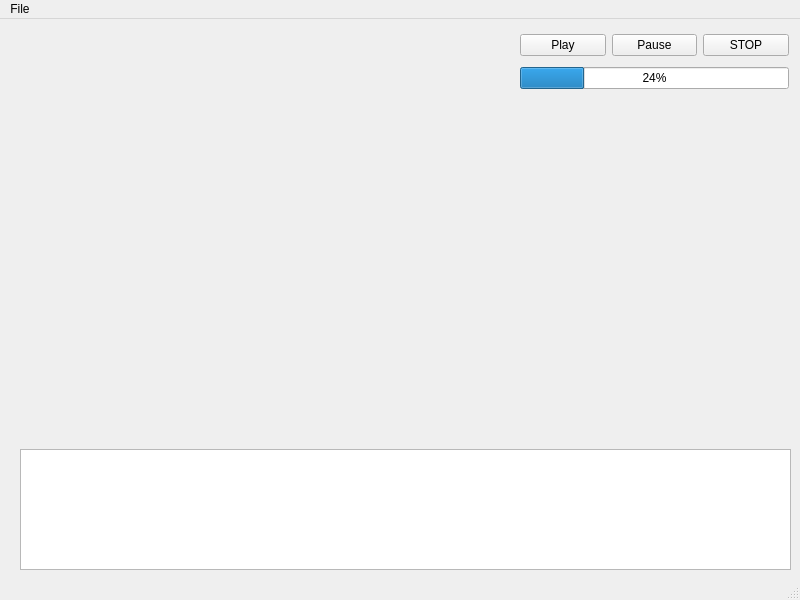
<?xml version="1.0" encoding="UTF-8"?>
<ui version="4.0">
 <class>TBDriveClient</class>
 <widget class="QMainWindow" name="TBDriveClient">
  <property name="geometry">
   <rect>
    <x>0</x>
    <y>0</y>
    <width>800</width>
    <height>600</height>
   </rect>
  </property>
  <property name="windowTitle">
   <string>MainWindow</string>
  </property>
  <widget class="QWidget" name="centralwidget">
   <widget class="QTextEdit" name="textEdit">
    <property name="geometry">
     <rect>
      <x>20</x>
      <y>430</y>
      <width>771</width>
      <height>121</height>
     </rect>
    </property>
   </widget>
   <widget class="QWidget" name="">
    <property name="geometry">
     <rect>
      <x>520</x>
      <y>10</y>
      <width>269</width>
      <height>67</height>
     </rect>
    </property>
    <layout class="QGridLayout" name="gridLayout">
     <item row="0" column="0">
      <widget class="QPushButton" name="PlayButton">
       <property name="text">
        <string>Play</string>
       </property>
       <property name="icon">
        <iconset>
         <normaloff>play_button.png</normaloff>play_button.png</iconset>
       </property>
      </widget>
     </item>
     <item row="0" column="1">
      <widget class="QPushButton" name="PauseButton">
       <property name="text">
        <string>Pause</string>
       </property>
       <property name="icon">
        <iconset>
         <normaloff>pause_button.png</normaloff>pause_button.png</iconset>
       </property>
      </widget>
     </item>
     <item row="0" column="2">
      <widget class="QPushButton" name="StopButton">
       <property name="text">
        <string>STOP</string>
       </property>
       <property name="icon">
        <iconset>
         <normaloff>stop_button.png</normaloff>stop_button.png</iconset>
       </property>
      </widget>
     </item>
     <item row="1" column="0" colspan="3">
      <widget class="QProgressBar" name="progressBar">
       <property name="value">
        <number>24</number>
       </property>
      </widget>
     </item>
    </layout>
   </widget>
   <zorder>progressBar</zorder>
   <zorder>PlayButton</zorder>
   <zorder>PauseButton</zorder>
   <zorder>StopButton</zorder>
   <zorder>progressBar</zorder>
   <zorder>textEdit</zorder>
  </widget>
  <widget class="QMenuBar" name="menubar">
   <property name="geometry">
    <rect>
     <x>0</x>
     <y>0</y>
     <width>800</width>
     <height>27</height>
    </rect>
   </property>
   <widget class="QMenu" name="menuFile">
    <property name="title">
     <string>File</string>
    </property>
    <addaction name="actionNew"/>
    <addaction name="actionOpen"/>
    <addaction name="actionSave"/>
    <addaction name="separator"/>
    <addaction name="actionExit"/>
   </widget>
   <addaction name="menuFile"/>
  </widget>
  <widget class="QStatusBar" name="statusbar"/>
  <action name="actionPlaySequence">
   <property name="text">
    <string>PlaySequence</string>
   </property>
   <property name="toolTip">
    <string>Activate the Driving Sequence </string>
   </property>
   <property name="shortcut">
    <string>Space</string>
   </property>
  </action>
  <action name="actionNew">
   <property name="text">
    <string>New</string>
   </property>
  </action>
  <action name="actionOpen">
   <property name="text">
    <string>Open</string>
   </property>
  </action>
  <action name="actionSave">
   <property name="text">
    <string>Save</string>
   </property>
  </action>
  <action name="actionExit">
   <property name="text">
    <string>Exit</string>
   </property>
  </action>
 </widget>
 <resources/>
 <connections>
  <connection>
   <sender>PlayButton</sender>
   <signal>released()</signal>
   <receiver>actionPlaySequence</receiver>
   <slot>trigger()</slot>
   <hints>
    <hint type="sourcelabel">
     <x>563</x>
     <y>54</y>
    </hint>
    <hint type="destinationlabel">
     <x>-1</x>
     <y>-1</y>
    </hint>
   </hints>
  </connection>
  <connection>
   <sender>actionExit</sender>
   <signal>activated()</signal>
   <receiver>TBDriveClient</receiver>
   <slot>close()</slot>
   <hints>
    <hint type="sourcelabel">
     <x>-1</x>
     <y>-1</y>
    </hint>
    <hint type="destinationlabel">
     <x>399</x>
     <y>299</y>
    </hint>
   </hints>
  </connection>
 </connections>
</ui>
